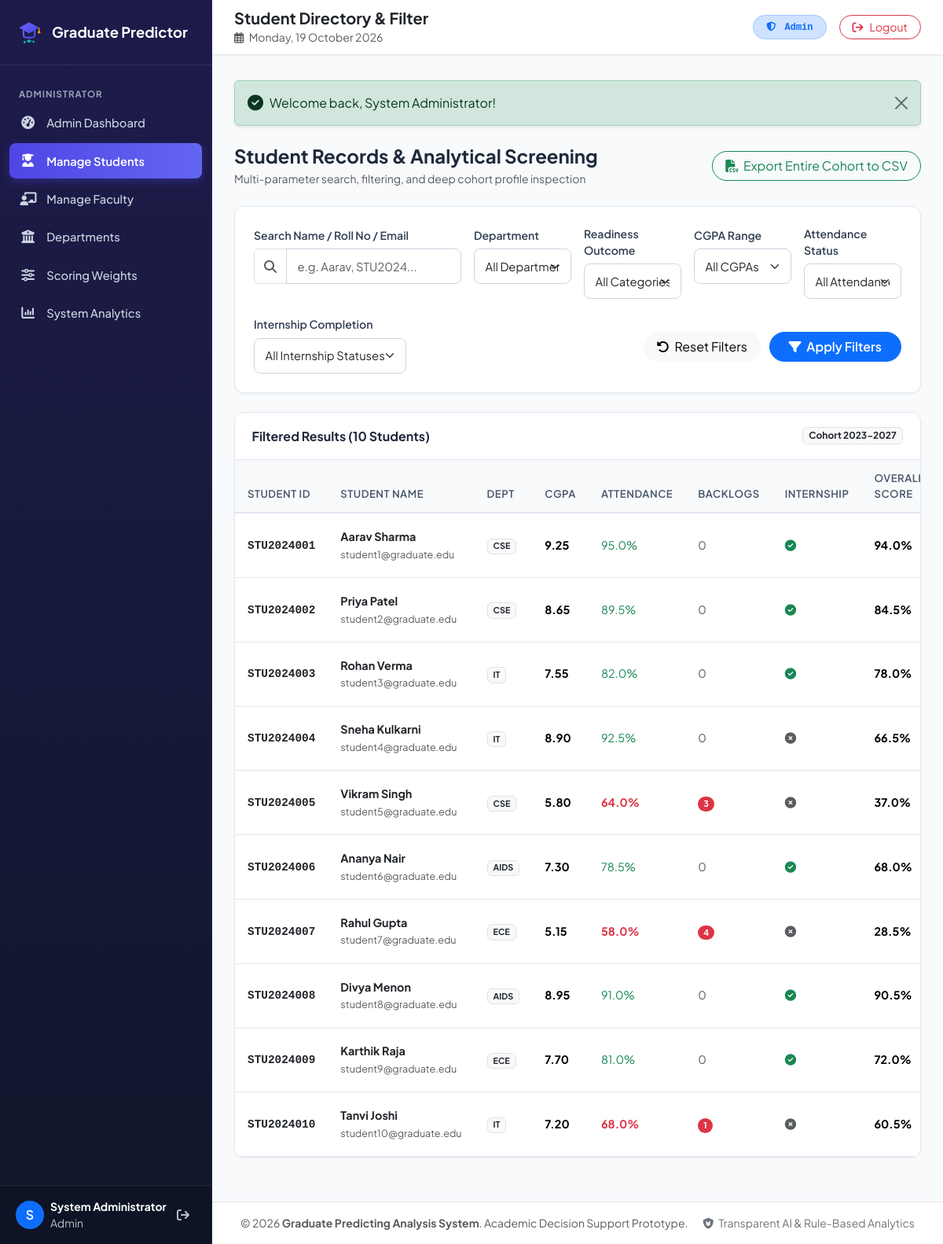
Screenshot of /faculty/students.php (signed in) with the database file from the repository.
### tables this page shows
CREATE TABLE `students` (
    `id` INT AUTO_INCREMENT PRIMARY KEY,
    `user_id` INT NOT NULL UNIQUE,
    `student_id` VARCHAR(50) NOT NULL UNIQUE,
    `dob` DATE DEFAULT NULL,
    `gender` ENUM('Male', 'Female', 'Other') DEFAULT 'Male',
    `department_id` INT DEFAULT NULL,
    `degree` VARCHAR(50) DEFAULT 'B.Tech / B.E',
    `academic_year` VARCHAR(20) DEFAULT '2023-2027',
    `graduation_year` INT DEFAULT 2027,
    `created_at` TIMESTAMP DEFAULT CURRENT_TIMESTAMP,
    `updated_at` TIMESTAMP DEFAULT CURRENT_TIMESTAMP ON UPDATE CURRENT_TIMESTAMP,
    FOREIGN KEY (`user_id`) REFERENCES `users`(`id`) ON DELETE CASCADE,
    FOREIGN KEY (`department_id`) REFERENCES `departments`(`id`) ON DELETE SET NULL,
    INDEX `idx_student_code` (`student_id`),
    INDEX `idx_dept` (`department_id`)
);

CREATE TABLE `users` (
    `id` INT AUTO_INCREMENT PRIMARY KEY,
    `name` VARCHAR(100) NOT NULL,
    `email` VARCHAR(100) NOT NULL UNIQUE,
    `password` VARCHAR(255) NOT NULL,
    `role` ENUM('student', 'faculty', 'admin') NOT NULL DEFAULT 'student',
    `phone` VARCHAR(20) DEFAULT NULL,
    `profile_pic` VARCHAR(255) DEFAULT NULL,
    `created_at` TIMESTAMP DEFAULT CURRENT_TIMESTAMP,
    `updated_at` TIMESTAMP DEFAULT CURRENT_TIMESTAMP ON UPDATE CURRENT_TIMESTAMP,
    INDEX `idx_email` (`email`),
    INDEX `idx_role` (`role`)
);

CREATE TABLE `departments` (
    `id` INT AUTO_INCREMENT PRIMARY KEY,
    `dept_code` VARCHAR(20) NOT NULL UNIQUE,
    `dept_name` VARCHAR(150) NOT NULL,
    `hod_name` VARCHAR(100) DEFAULT NULL,
    `created_at` TIMESTAMP DEFAULT CURRENT_TIMESTAMP
);

### config/helper.php (called while the page is built, shortened)
<?php
function sanitize(?string $str): string {
    return htmlspecialchars(trim((string)$str), ENT_QUOTES, 'UTF-8');
}
function baseUrl(string $path = ''): string {
    $scriptName = $_SERVER['SCRIPT_NAME'] ?? '';
    $pos = strpos($scriptName, '/graduate_predictor');
    if ($pos !== false) {
        $base = '/graduate_predictor';
    } else {
        $base = '';
    }
    return rtrim($base, '/') . '/' . ltrim($path, '/');
}

### faculty/students.php (the view, shortened to what this page needs)
<?php
require_once __DIR__ . '/../config/helper.php';
$db = getDB();
$where = ["1=1"];
$params = [];
$search = trim($_GET['search'] ?? '');
$sql = "
    SELECT s.id, s.student_id, s.degree, s.academic_year, s.graduation_year,
           u.name, u.email, u.phone, d.dept_code, d.dept_name,
           ar.current_cgpa, ar.attendance_percentage, ar.num_backlogs,
           pa.academic_score, pa.technical_score, pa.career_readiness_score, pa.overall_score,
           pr.category as prediction_category, pr.confidence_score,
           (SELECT count(*) FROM internships i WHERE i.student_id = s.id AND i.has_internship = 1) as internship_count
    FROM students s
    JOIN users u ON s.user_id = u.id
    LEFT JOIN departments d ON s.department_id = d.id
    LEFT JOIN academic_records ar ON s.id = ar.student_id
    LEFT JOIN performance_analysis pa ON s.id = pa.student_id
    LEFT JOIN predictions pr ON s.id = pr.student_id
    WHERE " . implode(" AND ", $where) . "
    ORDER BY s.id ASC
";
$stmt = $db->prepare($sql);
$stmt->execute($params);
$students = $stmt->fetchAll();
include __DIR__ . '/../includes/header.php';
?>
<div class="d-flex flex-column flex-sm-row justify-content-between align-items-sm-center gap-2 mb-4">
    <div>
        <h4 class="fw-bold mb-1">Student Records & Analytical Screening</h4>
        <p class="text-muted small mb-0">Multi-parameter search, filtering, and deep cohort profile inspection</p>
    </div>
    <div class="d-flex gap-2">
        <a href="<?= baseUrl('faculty/export.php') ?>" class="btn btn-outline-success rounded-pill px-3">
            <i class="fas fa-file-csv me-1"></i> Export Entire Cohort to CSV
        </a>
    </div>
</div>
<div class="content-card mb-4">
    <div class="content-card-body p-4">
        <form method="GET" action="<?= baseUrl('faculty/students.php') ?>">
            <div class="row g-3">
                <div class="col-md-4">
                    <label class="form-label small">Search Name / Roll No / Email</label>
                    <div class="input-group">
                        <span class="input-group-text bg-white text-muted"><i class="fas fa-search"></i></span>
                        <input type="text" class="form-control" name="search" placeholder="e.g. Aarav, STU2024..." value="<?= sanitize($search) ?>">
                    </div>
                </div>
                <div class="col-md-2">
                    <label class="form-label small">Department</label>
                    <select class="form-select" name="dept">
                        <option value="">All Departments</option>
                    </select>
                </div>
                <div class="col-md-2">
                    <label class="form-label small">Readiness Outcome</label>
                    <select class="form-select" name="readiness">
                        <option value="">All Categories</option>
                    </select>
                </div>
                <div class="col-md-2">
                    <label class="form-label small">CGPA Range</label>
                    <select class="form-select" name="cgpa_range">
                        <option value="">All CGPAs</option>
                    </select>
                </div>
                <div class="col-md-2">
                    <label class="form-label small">Attendance Status</label>
                    <select class="form-select" name="attendance">
                        <option value="">All Attendance</option>
                    </select>
                </div>
            </div>
            <div class="row g-3 mt-1 align-items-center">
                <div class="col-md-3">
                    <label class="form-label small">Internship Completion</label>
                    <select class="form-select" name="internship">
                        <option value="">All Internship Statuses</option>
                    </select>
                </div>
                <div class="col-md-9 text-md-end mt-4">
                    <a href="<?= baseUrl('faculty/students.php') ?>" class="btn btn-light rounded-pill px-3 me-2">
                        <i class="fas fa-rotate-left me-1"></i> Reset Filters
                    </a>
                    <button type="submit" class="btn btn-primary rounded-pill px-4 fw-semibold">
                        <i class="fas fa-filter me-1"></i> Apply Filters
                    </button>
                </div>
            </div>
        </form>
    </div>
</div>
<div class="content-card">
    <div class="content-card-header d-flex justify-content-between align-items-center">
        <h6 class="fw-bold mb-0">Filtered Results (<?= count($students) ?> Students)</h6>
        <span class="badge bg-light text-dark border">Cohort 2023-2027</span>
    </div>
    <div class="content-card-body p-0">
        <?php if (empty($students)): ?>
            <div class="p-5 text-center text-muted">
                <i class="fas fa-user-slash fs-1 text-secondary opacity-50 mb-2"></i>
                <h6 class="fw-bold text-dark">No student records match the active filters</h6>
                <p class="small mb-0">Try widening your search terms or resetting the filter parameters.</p>
            </div>
        <?php else: ?>
            <div class="table-responsive">
                <table class="table table-custom table-hover mb-0">
                    <thead>
                        <tr>
                            <th>Student ID</th>
                            <th>Student Name</th>
                            <th>Dept</th>
                            <th>CGPA</th>
                            <th>Attendance</th>
                            <th>Backlogs</th>
                            <th>Internship</th>
                            <th>Overall Score</th>
                        </tr>
                    </thead>
                    <tbody>
                        <?php foreach ($students as $s): ?>
                            <tr>
                                <td><span class="font-monospace fw-bold text-dark"><?= sanitize($s['student_id']) ?></span></td>
                                <td>
                                    <div class="fw-bold text-dark"><?= sanitize($s['name']) ?></div>
                                    <small class="text-muted"><?= sanitize($s['email']) ?></small>
                                </td>
                                <td><span class="badge bg-light text-dark border"><?= sanitize($s['dept_code']) ?></span></td>
                                <td><strong><?= number_format($s['current_cgpa'], 2) ?></strong></td>
                                <td>
                                    <span class="<?= $s['attendance_percentage'] < 75 ? 'text-danger fw-bold' : 'text-success' ?>">
                                        <?= number_format($s['attendance_percentage'], 1) ?>%
                                    </span>
                                </td>
                                <td>
                                    <?= $s['num_backlogs'] > 0 ? '<span class="badge bg-danger rounded-pill">' . $s['num_backlogs'] . '</span>' : '<span class="text-muted">0</span>' ?>
                                </td>
                                <td>
                                    <?= $s['internship_count'] > 0 ? '<i class="fas fa-check-circle text-success" title="Completed"></i>' : '<i class="fas fa-circle-xmark text-muted" title="Pending"></i>' ?>
                                </td>
                                <td><strong><?= number_format($s['overall_score'], 1) ?>%</strong></td>
                            </tr>
                        <?php endforeach; ?>
                    </tbody>
                </table>
            </div>
        <?php endif; ?>
    </div>
</div>
<?php include __DIR__ . '/../includes/footer.php'; ?>

### assets/css/style.css (style rules this page uses)
:root { --primary-color: #4f46e5; --primary-hover: #4338ca; --primary-light: #e0e7ff; --secondary-color: #06b6d4; --dark-bg: #0f172a; --sidebar-bg: #1e1b4b; --sidebar-hover: #312e81; --card-bg: #ffffff; --body-bg: #f8fafc; --text-main: #1e293b; --text-muted: #64748b; --border-color: #e2e8f0; --success-color: #10b981; --warning-color: #f59e0b; --danger-color: #ef4444; --radius-sm: 8px; --radius-md: 12px; --radius-lg: 18px; --shadow-sm: 0 1px 3px rgba(0, 0, 0, 0.05); --shadow-md: 0 4px 12px rgba(15, 23, 42, 0.08); --shadow-lg: 0 10px 25px rgba(15, 23, 42, 0.12); }
body { font-family: 'Plus Jakarta Sans', system-ui, -apple-system, BlinkMacSystemFont, 'Segoe UI', Roboto, sans-serif; background-color: var(--body-bg); color: var(--text-main); min-height: 100vh; overflow-x: hidden; }
.content-card { background: #ffffff; border-radius: var(--radius-md); border: 1px solid var(--border-color); box-shadow: var(--shadow-sm); margin-bottom: 1.5rem; overflow: hidden; }
.content-card-header { padding: 1.15rem 1.35rem; border-bottom: 1px solid var(--border-color); background-color: #ffffff; display: flex; align-items: center; justify-content: space-between; }
.content-card-body { padding: 1.35rem; }
.form-label { font-weight: 600; font-size: 0.88rem; color: #334155; margin-bottom: 0.4rem; }
.form-control, .form-select { border-radius: var(--radius-sm); border: 1px solid #cbd5e1; padding: 0.65rem 0.85rem; font-size: 0.92rem; transition: all 0.2s ease; }
.table-custom { vertical-align: middle; }
.table-custom thead th { background-color: #f8fafc; color: #475569; font-weight: 600; font-size: 0.82rem; text-transform: uppercase; letter-spacing: 0.04em; border-bottom: 2px solid var(--border-color); padding: 0.85rem 1rem; }
.table-custom tbody td { padding: 0.9rem 1rem; border-bottom: 1px solid var(--border-color); font-size: 0.9rem; }

### rows the page displays
students: student "STU2024001", user.name "Aarav Sharma", user.email "student1@graduate.edu", department.dept_code "CSE", current_cgpa "9.25", attendance_percentage "95.0", overall_score "94.0"
students: student "STU2024002", user.name "Priya Patel", user.email "student2@graduate.edu", department.dept_code "CSE", current_cgpa "8.65", attendance_percentage "89.5", overall_score "84.5"
students: student "STU2024003", user.name "Rohan Verma", user.email "student3@graduate.edu", department.dept_code "IT", current_cgpa "7.55", attendance_percentage "82.0", overall_score "78.0"
students: student "STU2024004", user.name "Sneha Kulkarni", user.email "student4@graduate.edu", department.dept_code "IT", current_cgpa "8.90", attendance_percentage "92.5", overall_score "66.5"
students: student "STU2024005", user.name "Vikram Singh", user.email "student5@graduate.edu", department.dept_code "CSE", current_cgpa "5.80", attendance_percentage "64.0", num_backlogs "3", overall_score "37.0"
students: student "STU2024006", user.name "Ananya Nair", user.email "student6@graduate.edu", department.dept_code "AIDS", current_cgpa "7.30", attendance_percentage "78.5", overall_score "68.0"
students: student "STU2024007", user.name "Rahul Gupta", user.email "student7@graduate.edu", department.dept_code "ECE", current_cgpa "5.15", attendance_percentage "58.0", num_backlogs "4", overall_score "28.5"
students: student "STU2024008", user.name "Divya Menon", user.email "student8@graduate.edu", department.dept_code "AIDS", current_cgpa "8.95", attendance_percentage "91.0", overall_score "90.5"
students: student "STU2024009", user.name "Karthik Raja", user.email "student9@graduate.edu", department.dept_code "ECE", current_cgpa "7.70", attendance_percentage "81.0", overall_score "72.0"
students: student "STU2024010", user.name "Tanvi Joshi", user.email "student10@graduate.edu", department.dept_code "IT", current_cgpa "7.20", attendance_percentage "68.0", num_backlogs "1", overall_score "60.5"

### other values shown
substr($user['name'], 0, 1) "S"
$user['name'] "System Administrator"
$user['role'] "Admin"
$pageTitle "Student Directory & Filter"
$message "Welcome back, System Administrator!"
count($students) "10"
